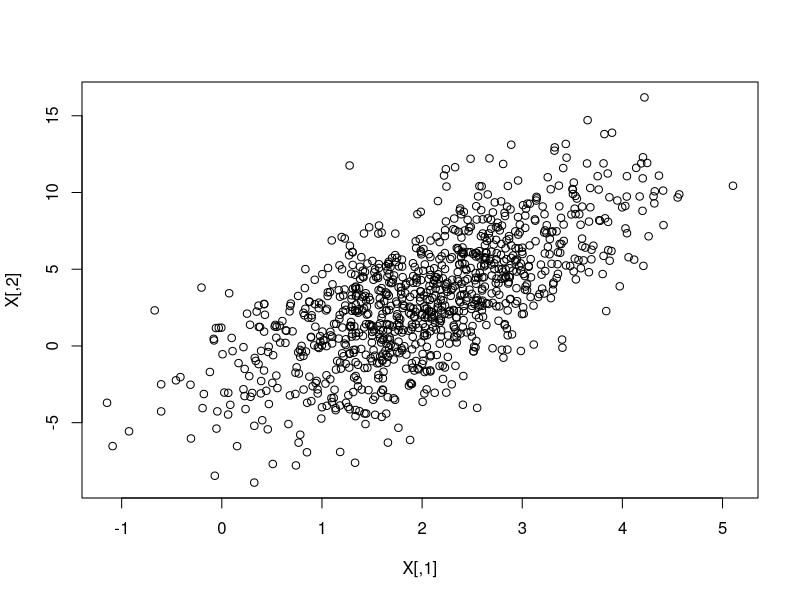

Here is the R script that generated this plot:
## ---- chunk 1
install.packages("mixtools")
library(mixtools)
?rmvnorm
## ---- chunk 2
n = 1000 # number of realizations
p = 0.7 # correlation factor
mu = c(2,3) # mean
sigma = c(1,4) # sigma
Cov = matrix(c(1,p*4,p*4,16),nrow=2,ncol=2) # Covariance

X = rmvnorm(n, mu, Cov) # X values

plot(X) # Scatterplot
## ---- chunk 3
p = 0.6 # Bernoulli distribution parameter
n = 1000

X = matrix(0, nrow=1000,ncol=2)

u1 = c(2,3)
u2 = c(3,2)

sigma_1 = c(0.2,0.6)
sigma_2 = c(0.4,0.3)

p1 = 0.5
p2 = 0.5

Cov_1 = matrix(c(sigma_1[1]*sigma_1[1],p1*sigma_1[1]*sigma_1[2],p1*sigma_1[2]*sigma_1[1],sigma_1[2]*sigma_1[2]),nrow=2,ncol=2)

Cov_2 = matrix(c(sigma_2[1]*sigma_2[1],p2*sigma_2[1]*sigma_2[2],p2*sigma_2[2]*sigma_2[1],sigma_2[2]*sigma_2[2]),nrow=2,ncol=2)

for (i in seq(from=1, to=n, by=1))
{
  z = rbinom(n=1,prob=p,size=1)
  if (z == 1)
  {
    X[i,] = rmvnorm(1, u1, Cov_1) # X values
  }
  else
  {
    X[i,] = rmvnorm(1, u2, Cov_2) # X Values
  }
}

## ---- chunk 4
lambda = c(0.6, 0.4)
Y = mvnormalmixEM(X, c(0.6,0.4))
res1 = Y$mu[[1]] - u1 # Compare difference between means
res2 = Y$mu[[2]] - u2 # Compare diff between means

# There seems to be smaller than 5% difference in means.
